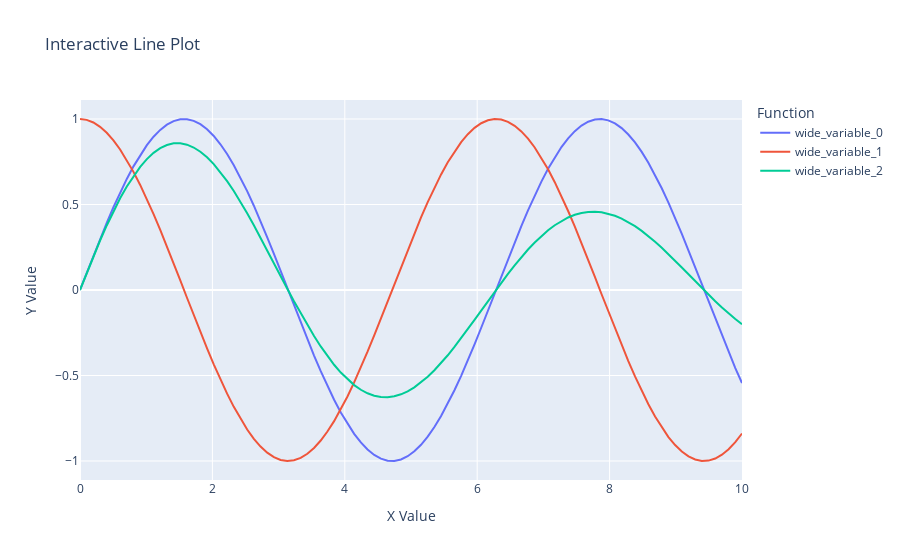

The notebook cell saved with this chart:
### Markdown cell above
## 4. Interactive Visualizations with Plotly

Plotly creates interactive plots that allow users to zoom, pan, and hover over data points to see additional information. This is especially useful for exploratory data analysis and creating dashboards.

### Real-Life Use Case: Financial Dashboard

Financial analysts use Plotly to build interactive dashboards for stock market analysis. Users can hover over price points to see exact values, zoom in on specific time periods, and toggle between different technical indicators—all without requiring multiple static charts.

### Code cell
# Basic Plotly line chart
fig = px.line(x=x, y=[y1, y2, y3], labels={'x': 'X Value', 'value': 'Y Value'},
              title='Interactive Line Plot')
fig.update_layout(legend_title_text='Function')
fig.show()
